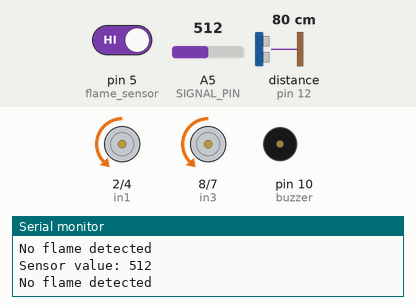
This sketch was run on a simulated Arduino Uno, built with avr-gcc and run on an emulated ATmega328P. On the bench: motor-driver pin pairs drawn as motors (green arrow = first pin HIGH = forward, orange = second pin HIGH = backward, longer = more drive, scaled by the enable pin), buzzer (waves = sounding, pin HIGH), the last lines printed to the serial monitor. Wiring (inferred from the names in the program): ultrasonic range finder: trigger pin 6; echo pin 12. The inputs (shaded band) are chosen by the test bench; at power-on: distance to the obstacle (sensor on pin 12) 80 cm, pin 5 (flame_sensor) HIGH, A5 (SIGNAL_PIN) = 512. The echo pulse lasts 58.3 µs per cm; pins used as bus, display or sensor lines are not drawn.

Above: at 1.3 s.
1.4 s: distance to the obstacle (sensor on pin 12) set to 24 cm
2.9 s: distance to the obstacle (sensor on pin 12) set to 19 cm
At 3.4 s:
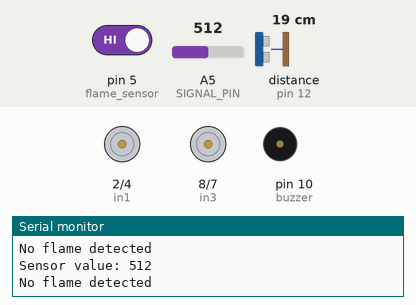
6.0 s: pin 5 (flame_sensor) driven LOW
At 6.5 s:
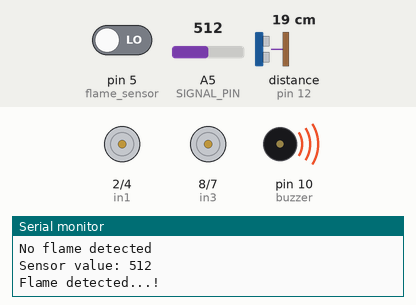
9.1 s: pin 5 (flame_sensor) driven HIGH
At 9.6 s:
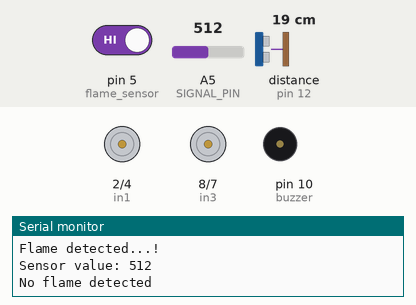
12.2 s: distance to the obstacle (sensor on pin 12) set to 35 cm
At 12.7 s:
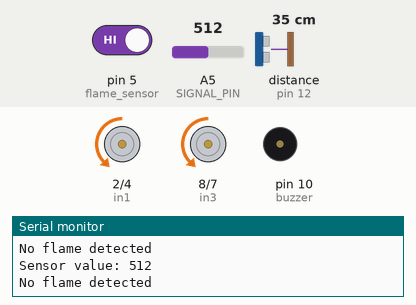
Timing chart, 0 to 14.8 s (numbered marks = the images above; inputs shaded):
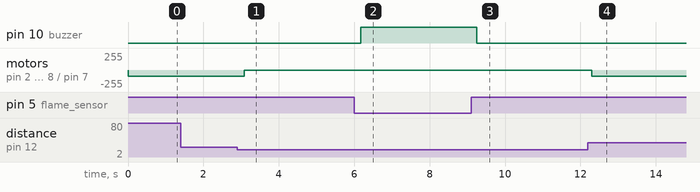

Measured:
- the behaviour switches between 21 and 20 cm on distance to the obstacle (sensor on pin 12) (found by bisection; images 0 and 1)
- after the input at 2.9 s, motor on pin 2 (in1) / pin 4 (in2), motor on pin 8 (in3) / pin 7 (in4): backward 90/255 → stopped after 0.19 s
- after the input at 6.0 s, pin 10 (buzzer): LOW → HIGH after 0.17 s
- after the input at 9.1 s, pin 10 (buzzer): HIGH → LOW after 0.14 s
- after the input at 12.2 s, motor on pin 2 (in1) / pin 4 (in2), motor on pin 8 (in3) / pin 7 (in4): stopped → backward 90/255 after 0.10 s

The sketch:

motortest_code.ino
```cpp
//Motor A
#define enA 3
#define in1 2
#define in2 4

//Motor B
#define enB 9
#define in3 8
#define in4 7

//Ultrasonic Sensor
#define trigPin 6
#define echoPin 12
float distance_cm, duration;

//Water-level Sensor
#define POWER_PIN  13
#define SIGNAL_PIN A5

int value = 0; // variable to store the sensor value

//Flame sensor
#define flame_sensor 5
#define buzzer 10
int flame_detected = HIGH;

void setup() {
  // put your setup code here, to run once:
  Serial.begin(9600);
  pinMode(enA, OUTPUT);
  pinMode(in1, OUTPUT);
  pinMode(in2, OUTPUT);
  pinMode(enB, OUTPUT);
  pinMode(in3, OUTPUT);
  pinMode(in4, OUTPUT);

  pinMode(trigPin, OUTPUT);
  pinMode(echoPin, INPUT);

  pinMode(POWER_PIN, OUTPUT);   // configure D7 pin as an OUTPUT
  digitalWrite(POWER_PIN, LOW); // turn the sensor OFF

  pinMode(buzzer, OUTPUT);
  pinMode(flame_sensor, INPUT);
}

void loop() {
  // put your main code here, to run repeatedly:

  analogWrite(enA, 90);
  analogWrite(enB, 90);

  digitalWrite(trigPin, HIGH);
  delayMicroseconds(10);
  digitalWrite(trigPin, LOW);

  duration = pulseIn(echoPin, HIGH);


  distance_cm = (0.017 *duration);

  if(distance_cm >= 20){
    digitalWrite(in1, LOW);
    digitalWrite(in2, HIGH);

    digitalWrite(in3, LOW);
    digitalWrite(in4, HIGH);
  }

  else{
    analogWrite(enA, 0);
    analogWrite(enB, 0);
  }

  //Water-level Sensor
  digitalWrite(POWER_PIN, HIGH);  // turn the sensor ON
  delay(10);                      // wait 10 milliseconds
  value = analogRead(SIGNAL_PIN); // read the analog value from sensor
  digitalWrite(POWER_PIN, LOW);   // turn the sensor OFF

  Serial.print("Sensor value: ");
  Serial.println(value);

  //Flame Sensor
  flame_detected = digitalRead(flame_sensor);

  if (flame_detected == LOW)
  {
    Serial.println("Flame detected...! ");
    digitalWrite(buzzer, HIGH);
  }
  else
  {
    Serial.println("No flame detected");
    digitalWrite(buzzer, LOW);
  }

  // Ultrasonic Sensor
  // Serial.print("distance: ");
  // Serial.print(distance_cm);
  // Serial.println(" cm");

  delay(500);
}
```
